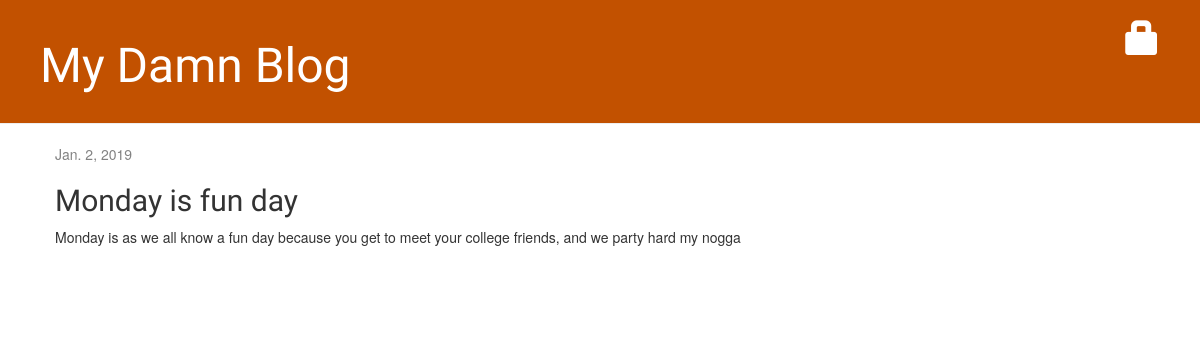
Page /post/6/ on the committed database.
### blog/models.py (models this page shows, shortened)
class Post(models.Model):
    author = models.ForeignKey(settings.AUTH_USER_MODEL, on_delete=models.CASCADE)
    title = models.CharField(max_length=200)
    text = models.TextField()
    created_date = models.DateTimeField(default= timezone.now)
    published_date = models.DateField(blank=True, null=True)

### blog/views.py (the view)
# urls.py: path('post/<int:pk>/', views.post_detail, name='post_detail'),
def post_detail(request, pk):
    post = get_object_or_404(Post, pk=pk)
    return render(request, 'blog/post_detail.html', {'post': post})

### blog/templates/blog/post_detail.html (shortened to what this page needs)
{% extends 'blog/base.html' %}
{% block content %}
    <div class="post">
        {% if post.published_date %}
            <div class="date">
                {{ post.published_date }}
            </div>
        {% else %}
            <a class="btn btn-default" href="{% url 'post_publish' pk=post.pk %}">Publish</a>
        {% endif %}
        <h2>{{ post.title }}</h2>
        <p>{{ post.text|linebreaksbr }}</p>
    </div>
{% endblock %}

### blog/static/css/blog.css (style rules this page uses)
h1, h2, h3, h4 { font-family: 'Lobster', cursive; }
.date { color: #828282; }
.post { margin-bottom: 70px; }

### rows in the picture
Post: published_date "Jan. 2, 2019", title "Monday is fun day", text "Monday is as we all know a fun day because you get to meet your college friends, and we party hard my nogga"
